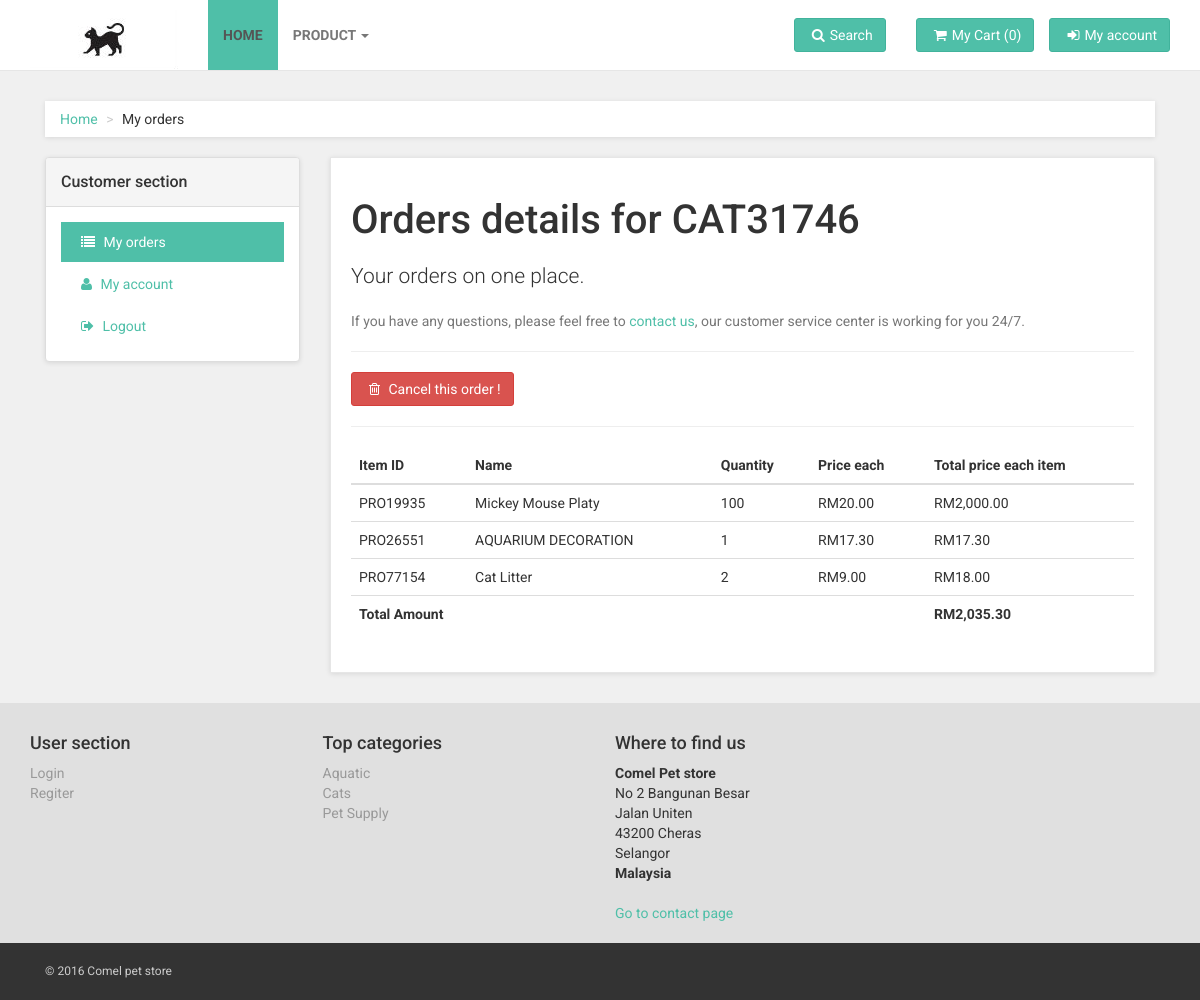
Page /orderinfo.php?id=CAT31746 (signed in) on the committed database.
### tables this page shows
CREATE TABLE IF NOT EXISTS `order_item` (
  `uuid` varchar(20) NOT NULL,
  `orderid` varchar(10) NOT NULL,
  `qty` varchar(10) NOT NULL,
  `type` varchar(10) NOT NULL
);

CREATE TABLE IF NOT EXISTS `PRODUCT` (
  `uuid` varchar(100) NOT NULL,
  `brand` varchar(30) NOT NULL,
  `type` varchar(30) NOT NULL,
  `info` varchar(255) NOT NULL,
  `price` decimal(13,2) NOT NULL,
  `image_id` varchar(80) NOT NULL,
  `stock` varchar(10) NOT NULL,
  PRIMARY KEY (`uuid`)
);

### orderinfo.php (the view, shortened to what this page needs)
<!DOCTYPE html>
<?php
$id = $_GET['id'];
require('main/main.php');
require('admin/core.php');
$qr = mysql_query("SELECT brand,price,qty,PRODUCT.uuid FROM PRODUCT,order_item WHERE orderid = '$id' and PRODUCT.uuid = order_item.uuid");
 ?>
<html lang="en">
<head>
    <link href="css/font-awesome.css" rel="stylesheet">
    <link href="css/bootstrap.min.css" rel="stylesheet">
    <link href="css/animate.min.css" rel="stylesheet">
    <link href="css/owl.carousel.css" rel="stylesheet">
    <link href="css/owl.theme.css" rel="stylesheet">
    <link href="css/style.default.css" rel="stylesheet" id="theme-stylesheet">
    <link href="css/custom.css" rel="stylesheet">
</head>
<body>
    <div id="all">
        <div id="content">
            <div class="container">
                <div class="col-md-12">
                    <ul class="breadcrumb">
                        <li><a href="#">Home</a>
                        </li>
                        <li>My orders</li>
                    </ul>
                </div>
                <div class="col-md-3">
                    <div class="panel panel-default sidebar-menu">
                        <div class="panel-heading">
                            <h3 class="panel-title">Customer section</h3>
                        </div>
                        <div class="panel-body">
                            <ul class="nav nav-pills nav-stacked">
                                <li class="active">
                                    <a href="myOrder.php"><i class="fa fa-list"></i> My orders</a>
                                </li>
                                <li >
                                    <a href="myacc.php"><i class="fa fa-user"></i> My account</a>
                                </li>
                                <li>
                                    <a href="main/logout.php"><i class="fa fa-sign-out"></i> Logout</a>
                                </li>
                            </ul>
                        </div>
                    </div>
                </div>
                <div class="col-md-9" id="customer-orders">
                    <div class="box">
                        <h1>Orders details for <?php echo $id ?></h1>
                        <p class="lead">Your orders on one place.</p>
                        <p class="text-muted">If you have any questions, please feel free to <a href="contact.html">contact us</a>, our customer service center is working for you 24/7.</p>
                        <hr>
                        <button class="btn btn-danger" data-toggle="modal" data-target="#stat"><i class="fa fa-trash-o"></i> Cancel this order ! </button>
                        <hr>
                        <div class="table-responsive">
                            <table class="table table-hover">
                                <thead>
                                    <tr>
                                        <th>Item ID</th>
                                        <th>Name</th>
                                        <th>Quantity</th>
                                        <th>Price each</th>
                                        <th>Total price each item</th>
                                    </tr>
                                </thead>
                                <tbody>
                                  <?php while ($id = mysql_fetch_array($qr)){ ?>
                                    <tr>
                                        <td><?php echo $id['uuid'] ?></td>
                                        <td><?php echo $id['brand'] ?></td>
                                        <td><?php echo $id['qty'] ?></td>
                                        <td>RM<?php echo number_format($id['price'], 2);  ?></td>
                                        <td>RM<?php echo number_format(($id['price'] * $id['qty']), 2)  ?></td>
                                    </tr>
                                    <?php
                                    $item_total += ($id["price"] * $id["qty"] );
                                  } ?>
                                </tbody>
                                <tfoot>
                                    <tr>
                                        <th colspan="4">Total Amount</th>
                                        <th ><?php echo "RM".number_format($item_total , 2); ?></th>
                                    </tr>
                                </tfoot>
                            </table>
                        </div>
                    </div>
                </div>
            </div>
        </div>
    </div>
</body>
</html>

### css/style.default.css (style rules this page uses)
a, button { -webkit-transition: all 0.2s ease-out; -moz-transition: all 0.2s ease-out; transition: all 0.2s ease-out; }
a i.fa, button i.fa { margin: 0 5px; }
p.lead { font-weight: 300; }
h1 { font-weight: 700; font-size: 40px; }
.breadcrumb { -webkit-box-shadow: 0 1px 5px rgba(0, 0, 0, 0.1); box-shadow: 0 1px 5px rgba(0, 0, 0, 0.1); }
.box { background: #fff; margin: 0 0 30px; border: solid 1px #e6e6e6; -webkit-box-sizing: border-box; -moz-box-sizing: border-box; box-sizing: border-box; padding: 20px; -webkit-box-shadow: 0 1px 5px rgba(0, 0, 0, 0.1); box-shadow: 0 1px 5px rgba(0, 0, 0, 0.1); }
#content .panel.sidebar-menu { -webkit-box-sizing: border-box; -moz-box-sizing: border-box; box-sizing: border-box; -webkit-box-shadow: 0 1px 5px rgba(0, 0, 0, 0.1); box-shadow: 0 1px 5px rgba(0, 0, 0, 0.1); }
#content .panel.sidebar-menu h3 { padding: 5px 0; margin: 0; }
#content #customer-orders table tr th, #content #customer-orders table tr td { vertical-align: baseline; }
.nav { margin-bottom: 0; padding-left: 0; list-style: none; }
.nav > li > a { padding: 10px 15px; }
.nav-pills > li > a { border-radius: 0; }
.nav-pills > li.active > a, .nav-pills > li.active > a:hover, .nav-pills > li.active > a:focus { color: #ffffff; background-color: #4fbfa8; }
body { font-family: "Roboto", Helvetica, Arial, sans-serif; font-size: 14px; line-height: 1.42857143; color: #333333; background-color: #f0f0f0; }
a { color: #4fbfa8; text-decoration: none; }
hr { margin-top: 20px; margin-bottom: 20px; border: 0; border-top: 1px solid #eeeeee; }
.breadcrumb { padding: 8px 15px; margin-bottom: 20px; background-color: #ffffff; border-radius: 0; }
.breadcrumb > li + li:before { content: ">\00a0"; color: #cccccc; }
.btn { font-weight: normal; font-family: "Roboto", Helvetica, Arial, sans-serif; padding: 6px 12px; font-size: 14px; line-height: 1.42857143; border-radius: 3px; }
h1, h2, h3, h4, h5, h6, .h1, .h2, .h3, .h4, .h5, .h6 { font-family: inherit; font-weight: 500; line-height: 1.1; color: inherit; }
h1, .h1, h2, .h2, h3, .h3 { margin-top: 20px; margin-bottom: 20px; }
p, ul, ol { margin: 0 0 20px; }
.lead { margin-bottom: 20px; font-size: 16px; }
@media (min-width: 768px) { .lead { font-size: 21px; } }

### rows in the picture
order_item: uuid.uuid "PRO19935", uuid.brand "Mickey Mouse Platy", qty "100", uuid.price "20.00", $id['price'] * $id['qty'] "2,000.00"
order_item: uuid.uuid "PRO26551", uuid.brand "AQUARIUM DECORATION", qty "1", uuid.price "17.30", $id['price']*$id['qty'] "17.30"
order_item: uuid.uuid "PRO77154", uuid.brand "Cat Litter", qty "2", uuid.price "9.00", $id['price'] * $id['qty'] "18.00"

### other values in the picture
count($_SESSION['cart']) "0"
$id "CAT31746"
$item_total "2,035.30"
